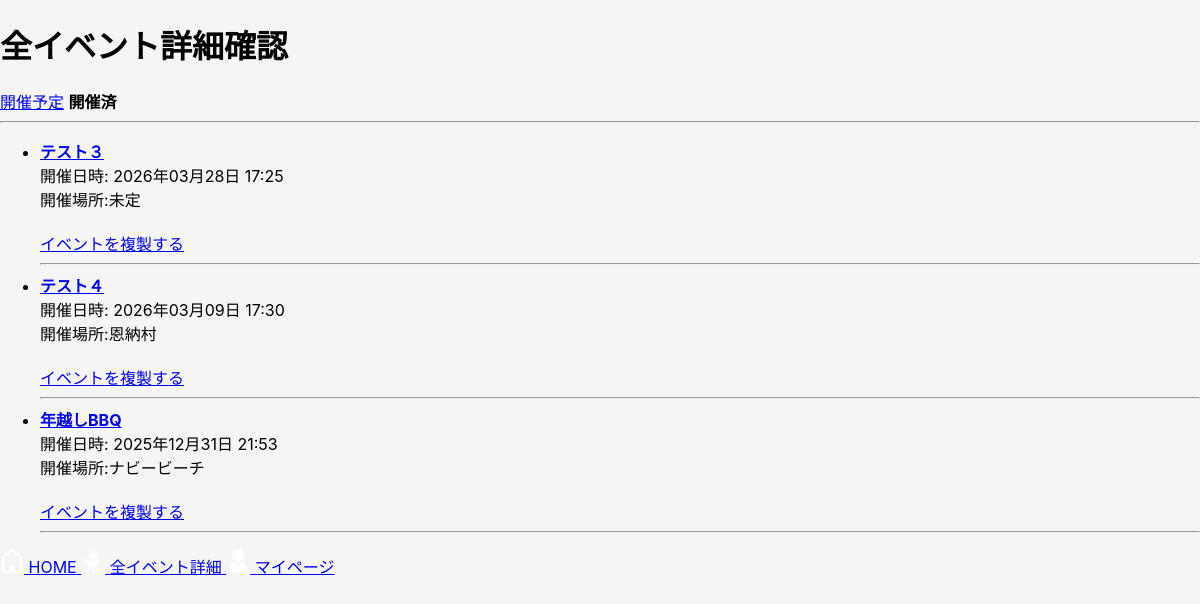
The page /events/?status=past (signed in) on the database as committed earlier.
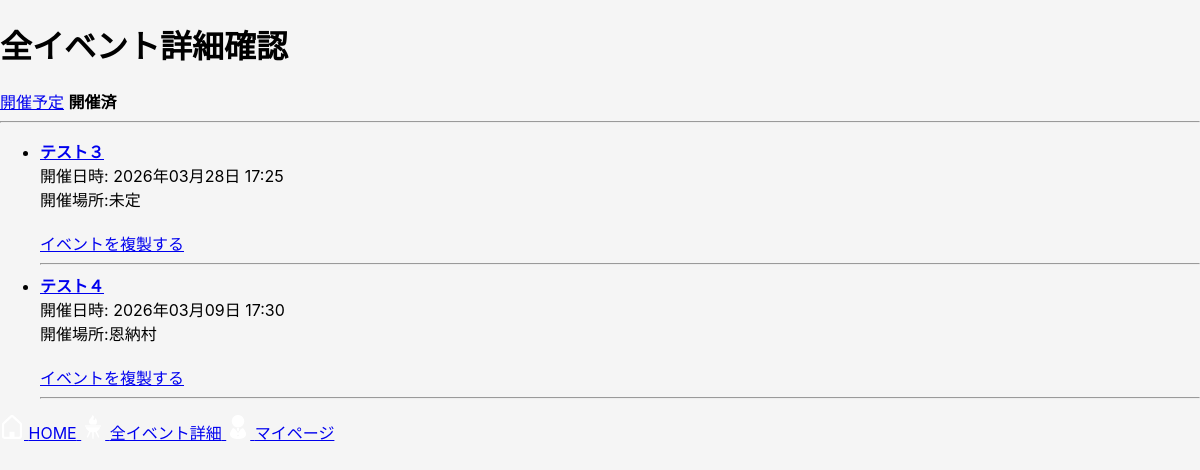
The same page on the database as committed later.
### bbq_app/models.py (models this page shows, shortened)
class Event(models.Model):
    user = models.ForeignKey(settings.AUTH_USER_MODEL, on_delete=models.CASCADE, related_name="events")
    name = models.CharField("イベント名", max_length=30)
    held_at = models.DateTimeField("開催日時", null=True, blank=True)
    location = models.CharField("開催場所", max_length=50, blank=True)
    created_at = models.DateTimeField("作成日時", auto_now_add=True)
    updated_at = models.DateTimeField("更新日時", auto_now=True)

### bbq_app/views.py (the view)
# urls.py: path("events/", views.event_list, name="event_list"),
@login_required
def event_list(request):
    status = request.GET.get("status", "upcoming")
    now = timezone.now()
    qs = Event.objects.filter(user=request.user)
    if status == "past":
        events = qs.filter(held_at__lt=now).order_by("-held_at")
    else:
        events = qs.filter(Q(held_at__gte=now) | Q(held_at__isnull=True)).order_by("held_at")
    return render(request, "bbq_app/event_list.html",{"events":events,"status":status,})

### bbq_app/templates/bbq_app/event_list.html (shortened to what this page needs)
{% extends "bbq_app/base.html" %}
{% block content %}
<h1>全イベント詳細確認</h1>
<div>
    {% if status == "upcoming" %}
        <strong>開催予定</strong>
    {% else %}
        <a href="{% url 'event_list' %}?status=upcoming">開催予定</a>
    {% endif %}
    {% if status == "past" %}
         <strong>開催済</strong>
    {% else %}
        <a href="{% url 'event_list' %}?status=past">開催済</a>
    {% endif %}
</div>
<hr>
<ul>
{% for event in events %}
    <li>
        <strong>
            <a href="{% url 'item_edit' event.id %}">
                {{event.name}}
            </a>
        </strong><br>
        開催日時:
        {% if event.held_at %}
            {{ event.held_at|date:"Y年m月d日 H:i" }}
        {% else %}
            未定
        {% endif %}
        <br>
        開催場所:{{ event.location|default:"未定" }}
        <br><br>
        <a href="#" onclick="openDuplicateModal({{ event.id }}); return false;">イベントを複製する</a>
        <hr>
    </li>
{% empty %}
    <li>イベントがありません</li>
{% endfor %}
</ul>
{% endblock %}

Rows that differ between the two databases and show on the page:
removed Event: name "年越しBBQ", held_at "2025年12月31日 21:53", location "ナビービーチ"
